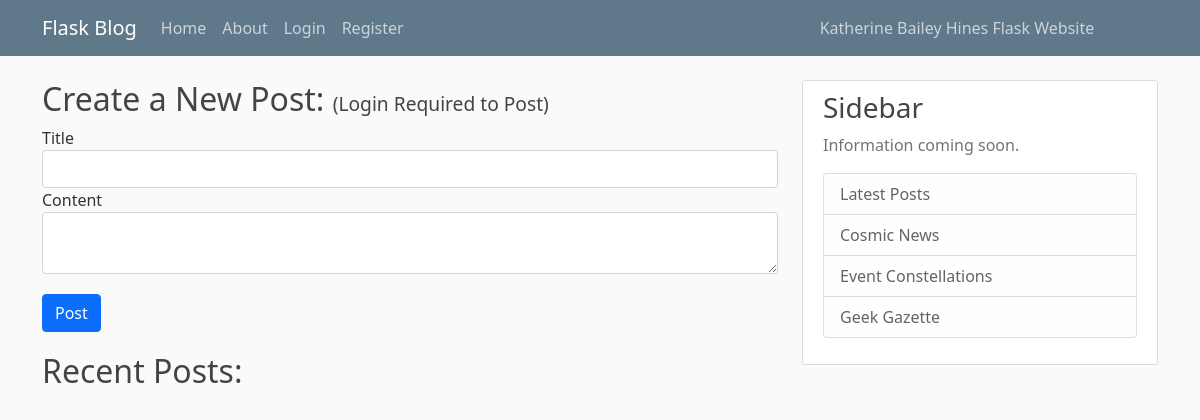
The app's page /, older data.
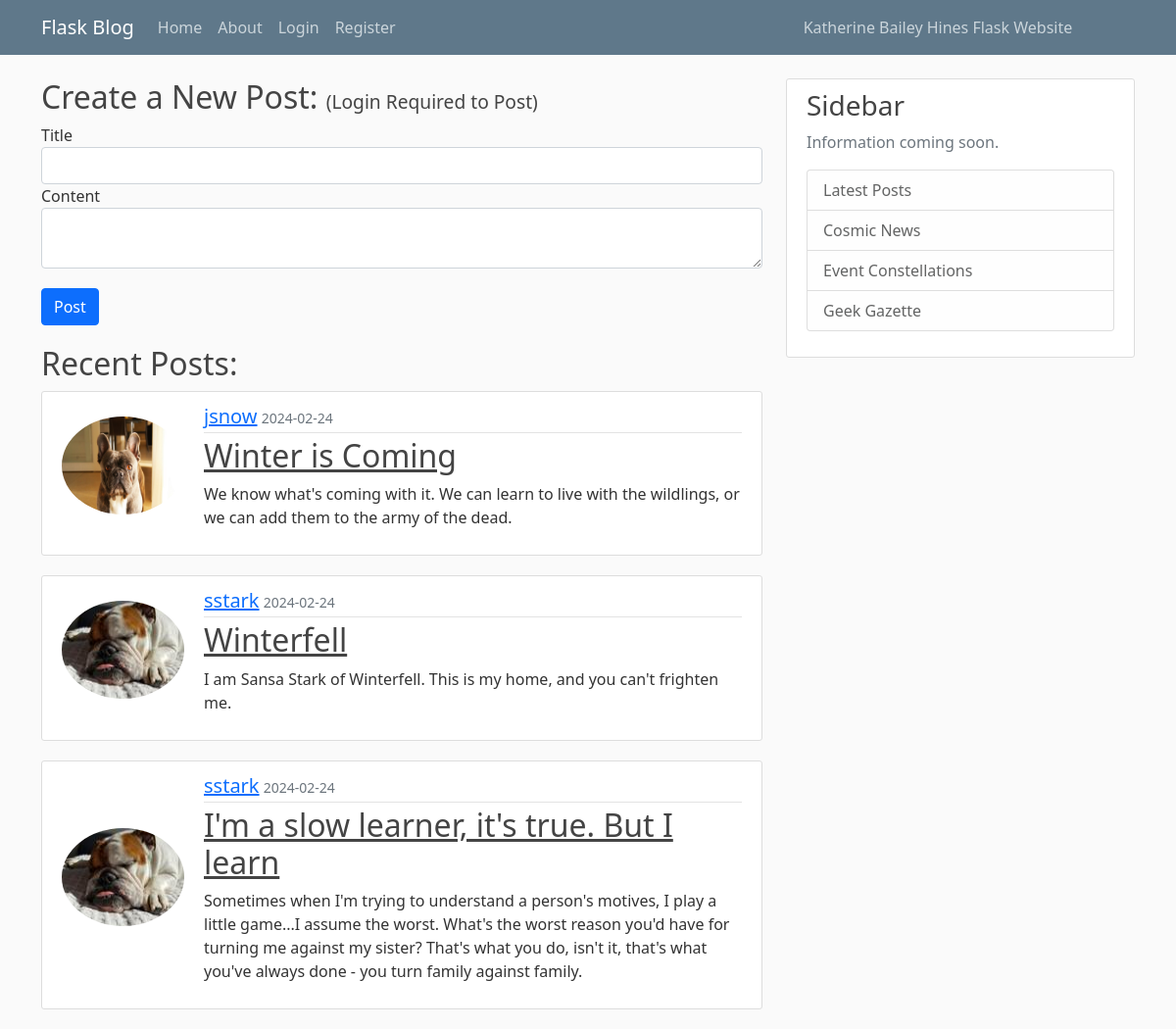
The same page, newer data.
### app.py (models this page shows, shortened)
class Post(db.Model):
    id = db.Column(db.Integer, primary_key=True)
    title = db.Column(db.String(100), nullable=False)
    datePosted = db.Column(db.DateTime, nullable=False, default=datetime.utcnow)
    content = db.Column(db.Text, nullable=False)
    user_id = db.Column(db.Integer, db.ForeignKey('user.id'), nullable=False)
    author = db.relationship('User', backref='author_posts', lazy=True)

class User(db.Model):
    id = db.Column(db.Integer, primary_key=True)
    firstName = db.Column(db.String(40), unique=False, nullable=False)
    lastName = db.Column(db.String(40), unique=False, nullable=False)
    username = db.Column(db.String(15), unique=True, nullable=False)
    email = db.Column(db.String(100), unique=True, nullable=False)
    image_file = db.Column(db.String(20), nullable=False, default='default.jpg')
    password = db.Column(db.String(60), nullable=False)
    posts = db.relationship('Post', backref='author_posts', lazy=True)
    password = db.Column(db.String(60), nullable=False)

### app.py (the view, shortened to what this page needs)
@app.route('/')
def home():
    new_user_id = request.args.get('new_user_id')
    new_user = None
    if new_user_id:
        new_user = User.query.get(new_user_id)
    post_form = PostForm()
    posts = Post.query.order_by(Post.datePosted.desc()).all()
    return render_template('home.html', posts=posts, new_user=new_user, post_form=post_form)

### forms.py
class PostForm(FlaskForm):
    title = StringField('Title', validators=[InputRequired()])
    content = TextAreaField('Content', validators=[InputRequired()])
    submit = SubmitField('Post')

### templates/home.html (shortened to what this page needs)
{% extends 'layout.html' %}
{% block content %}
<h2>Create a New Post: <small style="font-size: 0.6em;">(Login Required to Post)</small></h2>
<form method="POST" action="{{ url_for('create_post') }}">
  <div>
    {{ post_form.title.label }}
    {{ post_form.title(class="form-control") }}
  </div>
  <div>
    {{ post_form.content.label }}
    {{ post_form.content(class="form-control") }}
  </div>
  <div style="height: 20px;"></div>
  <div>
    {{ post_form.submit(class="btn btn-primary") }}
  </div>
  <div style="height: 20px;"></div>
</form>
<h2>Recent Posts:</h2>
{% for post in posts %}
<article class="media content-section" style="display: flex; align-items: center;">
  <div class="media-left">
    <img src="{{ url_for('static', filename='profile_pics/' + post.author.image_file) }}"
      class="rounded-circle account-img" style="height: 100px;">
  </div>
  <div class="media-body">
    <div class="article-metadata">
      <a class="mr-2" href="#" style="font-size: 20px;">{{ post.author.username }}</a>
      <small class="text-muted">{{ post.datePosted.strftime('%Y-%m-%d') }}</small>
    </div>
    <h2><a class="article-title" href="#">{{ post.title }}</a></h2>
    <p class="article-content">{{ post.content }}</p>
  </div>
</article>
{% endfor %}
{% endblock content %}

### templates/layout.html (shortened to what this page needs)
<!DOCTYPE html>
<html lang="en">
<head>
    <link href="https://cdn.jsdelivr.net/npm/bootstrap@5.0.2/dist/css/bootstrap.min.css" rel="stylesheet"
>
    <link rel="stylesheet" type="text/css" href="{{ url_for('static', filename='main.css') }}">
</head>
<body>
    <header class="site-header">
        <nav class="navbar navbar-expand-md navbar-dark bg-steel fixed-top">
            <div class="container">
                <a class="navbar-brand mr-4" href="/">Flask Blog</a>
                <div class="collapse navbar-collapse" id="navbarToggle">
                    <div class="navbar-nav mr-auto">
                        <a class="nav-item nav-link" href="{{ url_for('home') }}">Home</a>
                        <a class="nav-item nav-link" href="{{ url_for('about') }}">About</a>
                    </div>
                    <div class="navbar-nav">
                        {% if current_user.is_authenticated %}
                        <a class="nav-item nav-link" href="{{ url_for('account') }}">Account</a>
                        <a class="nav-item nav-link" href="{{ url_for('logout') }}">Logout</a>
                        {% else %}
                        <a class="nav-item nav-link" href="{{ url_for('login') }}">Login</a>
                        <a class="nav-item nav-link" href="{{ url_for('register') }}">Register</a>
                        {% endif %}
                        <span class="nav-item nav-link" style="margin-left: 400px;">Katherine Bailey Hines Flask Website</span>
                    </div>
                </div>
            </div>
        </nav>
    </header>
    <main role="main" class="container">
        <div class="row">
            <div class="col-md-8">
                {% block content %}{% endblock %}
            </div>
            <div class="col-md-4">
                <div class="content-section">
                    <h3>Sidebar</h3>
                    <p class='text-muted'>Information coming soon.
                    <ul class="list-group">
                        <li class="list-group-item list-group-item-light">Latest Posts</li>
                        <li class="list-group-item list-group-item-light">Cosmic News</li>
                        <li class="list-group-item list-group-item-light">Event Constellations</li>
                        <li class="list-group-item list-group-item-light">Geek Gazette</li>
                    </ul>
                    </p>
                </div>
            </div>
        </div>
    </main>
</body>
</html>

### static/main.css (style rules this page uses)
body { background: #fafafa; color: #333333; margin-top: 5rem; }
h1, h2, h3, h4, h5, h6 { color: #444444; }
.bg-steel { background-color: #5f788a; }
.site-header .navbar-nav .nav-link { color: #cbd5db; }
.content-section { background: #ffffff; padding: 10px 20px; border: 1px solid #dddddd; border-radius: 3px; margin-bottom: 20px; }
.article-title { color: #444444; }
.article-content { white-space: pre-line; }
.article-metadata { padding-bottom: 1px; margin-bottom: 4px; border-bottom: 1px solid #e3e3e3 }
.account-img { height: 125px; width: 125px; margin-right: 20px; margin-bottom: 16px; }

Row changes from the older to the newer data that the page shows:
added Post: image_file (placeholder picture), author.username "jsnow", datePosted "2024-02-24", title "Winter is Coming", content "We know what's coming with it. We can learn to live with the wildlings, or we can add them to the army of the dead."
added Post: image_file (picture), author.username "sstark", datePosted "2024-02-24", title "Winterfell", content "I am Sansa Stark of Winterfell. This is my home, and you can't frighten me."
added Post: image_file (picture), author.username "sstark", datePosted "2024-02-24", title "I'm a slow learner, it's true. But I learn", content "Sometimes when I'm trying to understand a person's motives, I play a little game...I assume the worst. What's the worst reason you'd have for turning me against my sister? That's what you do, isn't it, that's what you've always done - you turn family against family."
